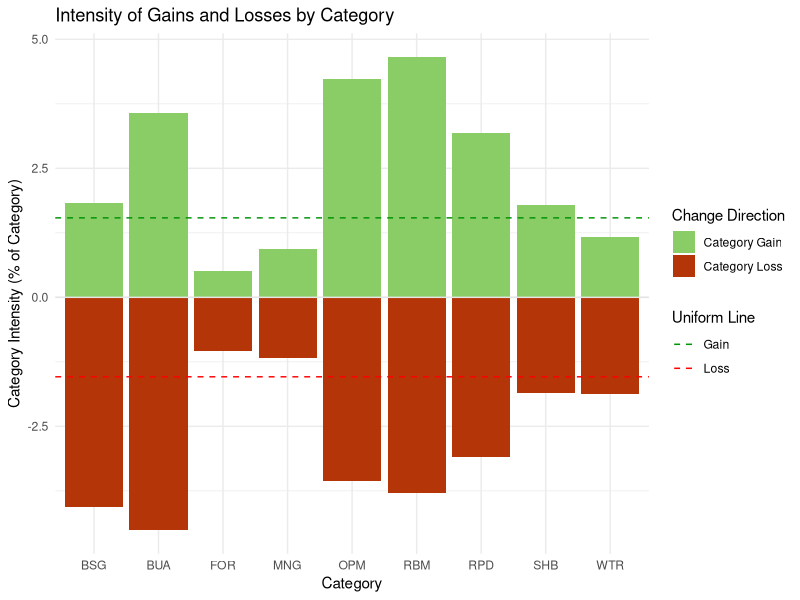
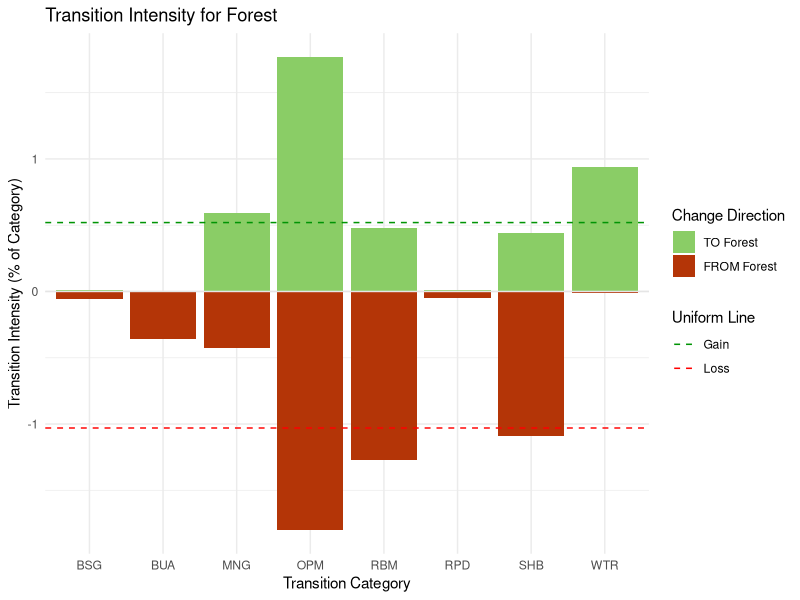
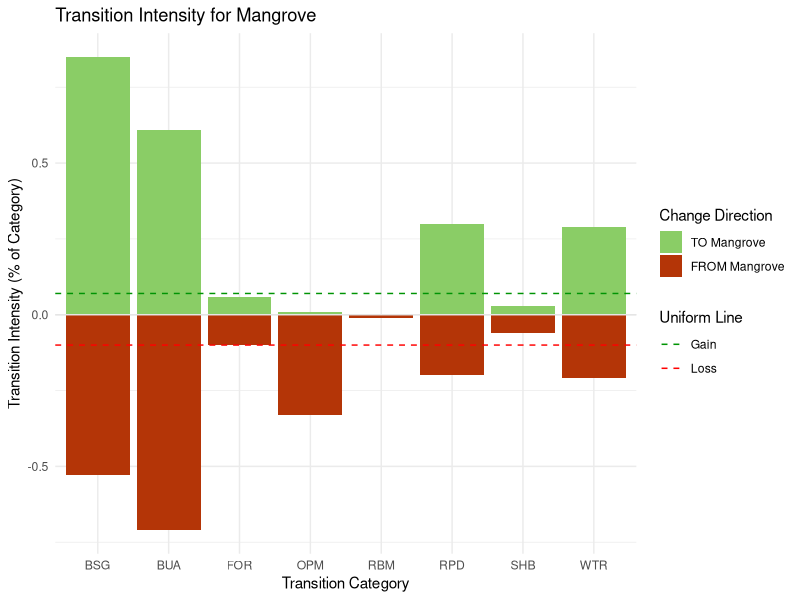
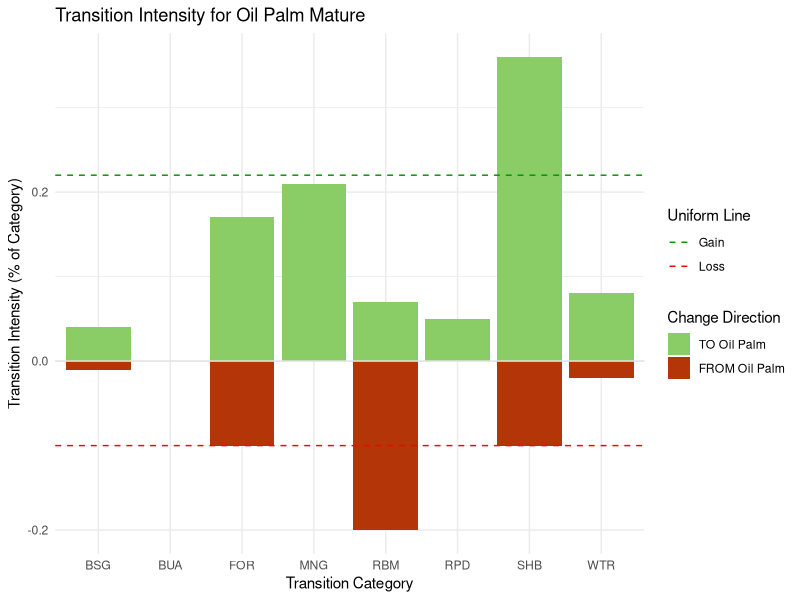
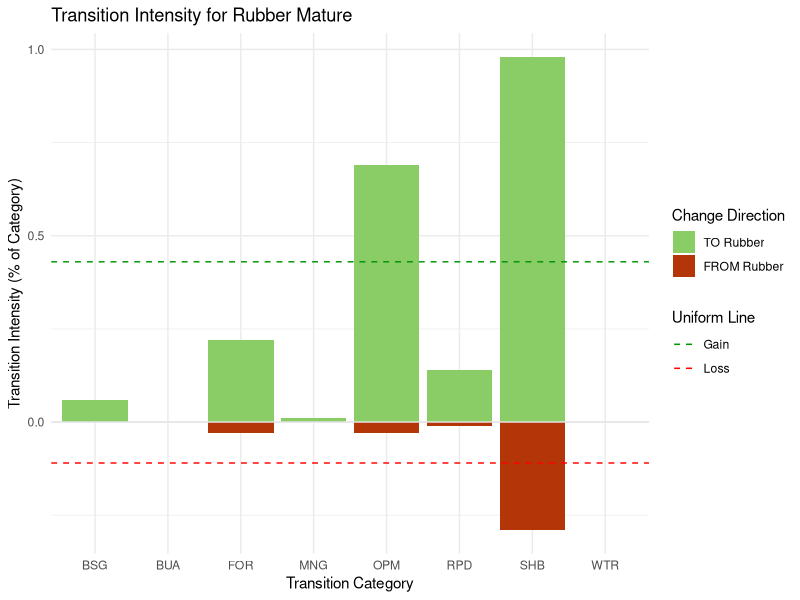
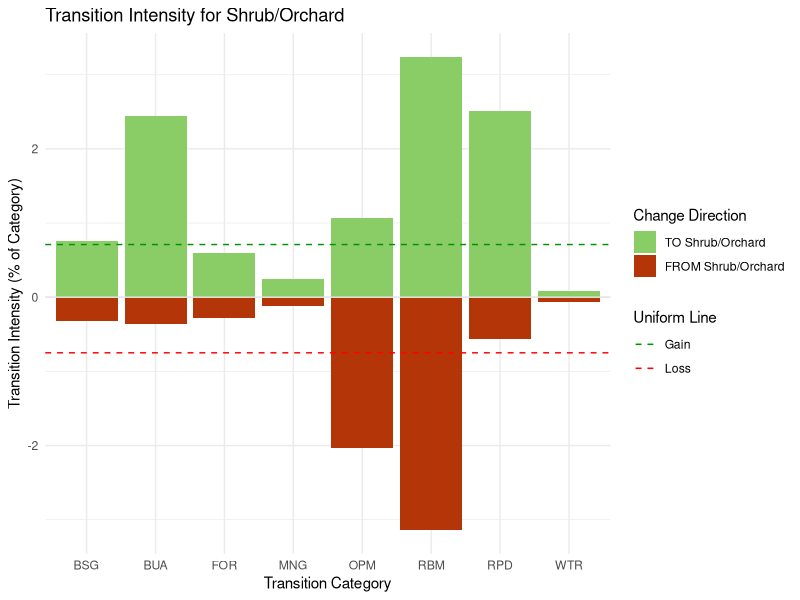
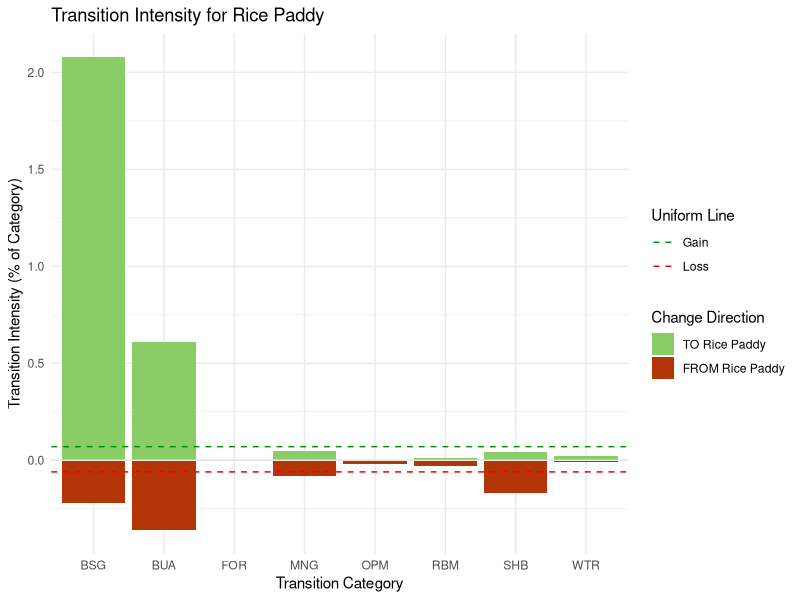
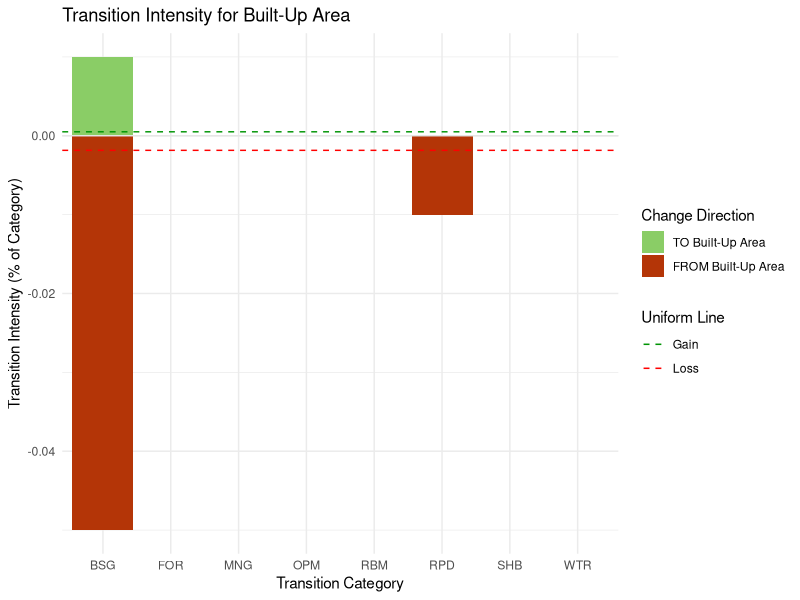

Write the R code that produced these figures, in order.
# This R script generates barlots using ggplot2 package to visualise the results of
# intensity analysis of changes between 9 land cover types derived from combined
# Landsat and L-band SAR data covering Tanintharyi, Myanmar. This script plots SetA
# values consisting of 1995 and 2015 data from Landsat-5 (7 bands, 5 indices) and
# JERS-1 or ALOS/PALSAR-2 (1 polarisation and 8 GLCM textures). Intensity analysis
# was calculated for the following domains: within Tanintharyi Division; and then
# within and outside protected areas, oil palm concessions, and permanent forest
# estates that are located in Tanintharyi.
#
# Land cover types include: forest (FOR); mangrove (MNG); oil palm mature (OPM);
# rubber mature (RBM); shrub/orchard (SHB); rice paddy (RPD); built-up area (BUA);
# bare soil/ground (BSG); and water (WTR).
#
# Script By:      Jose Don T De Alban
# Date Created:   25 Apr 2017
# Last Modified:  15 May 2017

# ---------------------------
# LOAD LIBRARIES AND DATA
# ---------------------------

# Set working directory
setwd("/Users/dondealban/Dropbox/Research/myanmar/intensity analysis/")

# Load the required R libraries
library(ggplot2)
library(plyr)
library(reshape2)

# Read data, define variables, and store data in variables

# Within Tanintharyi Division

# Category level
tniALL <- read.csv(file="Change_wTNI_SetA_1995_2015_ALL_CATEGORY.csv", header=TRUE, sep=",")

# Transition level
tniFOR <- read.csv(file="Change_wTNI_SetA_1995_2015_FOR.csv", header=TRUE, sep=",")
tniMNG <- read.csv(file="Change_wTNI_SetA_1995_2015_MNG.csv", header=TRUE, sep=",")
tniOPM <- read.csv(file="Change_wTNI_SetA_1995_2015_OPM.csv", header=TRUE, sep=",")
tniRBM <- read.csv(file="Change_wTNI_SetA_1995_2015_RBM.csv", header=TRUE, sep=",")
tniSHB <- read.csv(file="Change_wTNI_SetA_1995_2015_SHB.csv", header=TRUE, sep=",")
tniRPD <- read.csv(file="Change_wTNI_SetA_1995_2015_RPD.csv", header=TRUE, sep=",")
tniBUA <- read.csv(file="Change_wTNI_SetA_1995_2015_BUA.csv", header=TRUE, sep=",")
tniBSG <- read.csv(file="Change_wTNI_SetA_1995_2015_BSG.csv", header=TRUE, sep=",")
tniWTR <- read.csv(file="Change_wTNI_SetA_1995_2015_WTR.csv", header=TRUE, sep=",")


# ---------------------------
# MELT AND SUBSET DATA
# ---------------------------

# Within Tanintharyi Division

# Category Level
meltALL <- melt(tniALL, id.vars="Categories")
lossALL <- subset(meltALL, variable=="Loss.Intensity")
gainALL <- subset(meltALL, variable=="Gain.Intensity")

# Forest
mtFOR <- melt(tniFOR, id.vars="Category.Transitions")
frFOR <- subset(mtFOR, variable=="From.FOR")
toFOR <- subset(mtFOR, variable=="To.FOR")

# Mangrove
mtMNG <- melt(tniMNG, id.vars="Category.Transitions")
frMNG <- subset(mtMNG, variable=="From.MNG")
toMNG <- subset(mtMNG, variable=="To.MNG")

# Oil Palm Mature
mtOPM <- melt(tniOPM, id.vars="Category.Transitions")
frOPM <- subset(mtOPM, variable=="From.OPM")
toOPM <- subset(mtOPM, variable=="To.OPM")

# Rubber Mature
mtRBM <- melt(tniRBM, id.vars="Category.Transitions")
frRBM <- subset(mtRBM, variable=="From.RBM")
toRBM <- subset(mtRBM, variable=="To.RBM")

# Shrub/Orchard
mtSHB <- melt(tniSHB, id.vars="Category.Transitions")
frSHB <- subset(mtSHB, variable=="From.SHB")
toSHB <- subset(mtSHB, variable=="To.SHB")

# Rice Paddy
mtRPD <- melt(tniRPD, id.vars="Category.Transitions")
frRPD <- subset(mtRPD, variable=="From.RPD")
toRPD <- subset(mtRPD, variable=="To.RPD")

# Built-Up Area
mtBUA <- melt(tniBUA, id.vars="Category.Transitions")
frBUA <- subset(mtBUA, variable=="From.BUA")
toBUA <- subset(mtBUA, variable=="To.BUA")

# Bare Soil/Ground
mtBSG <- melt(tniBSG, id.vars="Category.Transitions")
frBSG <- subset(mtBSG, variable=="From.BSG")
toBSG <- subset(mtBSG, variable=="To.BSG")

# Water
mtWTR <- melt(tniWTR, id.vars="Category.Transitions")
frWTR <- subset(mtWTR, variable=="From.WTR")
toWTR <- subset(mtWTR, variable=="To.WTR")


# ---------------------------
# GENERATE PLOTS
# ---------------------------

# Generate category level intensity analysis barplots for each land cover type

# Within Tanintharyi Division

# Category Level
intALL <- ggplot() + geom_bar(data=gainALL, aes(x=Categories, y=value, fill="#8ACD66"),  stat="identity")
intALL <- intALL   + geom_bar(data=lossALL, aes(x=Categories, y=-value, fill="#B43507"), stat="identity")
intALL <- intALL   + geom_hline(yintercept=0, colour="grey90")
intALL <- intALL   + geom_hline(aes(yintercept=1.54, colour="#009404"), linetype="dashed") # TO uniform line
intALL <- intALL   + geom_hline(aes(yintercept=-1.54, colour="#FF0000"), linetype="dashed") # FROM uniform line
intALL <- intALL   + labs(title="Intensity of Gains and Losses by Category", x="Category", y="Category Intensity (% of Category)")
intALL <- intALL   + scale_fill_manual(values=c("#8ACD66", "#B43507"), name="Change Direction", labels = c("Category Gain", "Category Loss"))
intALL <- intALL   + scale_colour_manual(values=c("#009404", "#FF0000"), name="Uniform Line", labels = c("Gain", "Loss"))
intALL <- intALL   + theme_minimal()


# Generate transition level intensity analysis barplots for each land cover type

# Forest
intFOR <- ggplot() + geom_bar(data=toFOR, aes(x=Category.Transitions, y=value, fill="#8ACD66"),  stat="identity")
intFOR <- intFOR   + geom_bar(data=frFOR, aes(x=Category.Transitions, y=-value, fill="#B43507"), stat="identity")
intFOR <- intFOR   + geom_hline(yintercept=0, colour="grey90")
intFOR <- intFOR   + geom_hline(aes(yintercept=0.52, colour="#009404"), linetype="dashed") # TO uniform line
intFOR <- intFOR   + geom_hline(aes(yintercept=-1.03, colour="#FF0000"), linetype="dashed") # FROM uniform line
intFOR <- intFOR   + labs(title="Transition Intensity for Forest", x="Transition Category", y="Transition Intensity (% of Category)")
intFOR <- intFOR   + scale_fill_manual(values=c("#8ACD66", "#B43507"), name="Change Direction", labels = c("TO Forest", "FROM Forest"))
intFOR <- intFOR   + scale_colour_manual(values=c("#009404", "#FF0000"), name="Uniform Line", labels = c("Gain", "Loss"))
intFOR <- intFOR   + theme_minimal()

# Mangrove
intMNG <- ggplot() + geom_bar(data=toMNG, aes(x=Category.Transitions, y=value, fill="#8ACD66"),  stat="identity")
intMNG <- intMNG   + geom_bar(data=frMNG, aes(x=Category.Transitions, y=-value, fill="#B43507"), stat="identity")
intMNG <- intMNG   + geom_hline(yintercept=0, colour="grey90")
intMNG <- intMNG   + geom_hline(aes(yintercept=0.07, colour="#009404"), linetype="dashed") # TO uniform line
intMNG <- intMNG   + geom_hline(aes(yintercept=-0.10, colour="#FF0000"), linetype="dashed") # FROM uniform line
intMNG <- intMNG   + labs(title="Transition Intensity for Mangrove", x="Transition Category", y="Transition Intensity (% of Category)")
intMNG <- intMNG   + scale_fill_manual(values=c("#8ACD66", "#B43507"), name="Change Direction", labels = c("TO Mangrove", "FROM Mangrove"))
intMNG <- intMNG   + scale_colour_manual(values=c("#009404", "#FF0000"), name="Uniform Line", labels = c("Gain", "Loss"))
intMNG <- intMNG   + theme_minimal()

# Oil Palm Mature
intOPM <- ggplot() + geom_bar(data=toOPM, aes(x=Category.Transitions, y=value, fill="#8ACD66"),  stat="identity")
intOPM <- intOPM   + geom_bar(data=frOPM, aes(x=Category.Transitions, y=-value, fill="#B43507"), stat="identity")
intOPM <- intOPM   + geom_hline(yintercept=0, colour="grey90")
intOPM <- intOPM   + geom_hline(aes(yintercept=0.22, colour="#009404"), linetype="dashed") # TO uniform line
intOPM <- intOPM   + geom_hline(aes(yintercept=-0.10, colour="#FF0000"), linetype="dashed") # FROM uniform line
intOPM <- intOPM   + labs(title="Transition Intensity for Oil Palm Mature", x="Transition Category", y="Transition Intensity (% of Category)")
intOPM <- intOPM   + scale_fill_manual(values=c("#8ACD66", "#B43507"), name="Change Direction", labels = c("TO Oil Palm", "FROM Oil Palm"))
intOPM <- intOPM   + scale_colour_manual(values=c("#009404", "#FF0000"), name="Uniform Line", labels = c("Gain", "Loss"))
intOPM <- intOPM   + theme_minimal()

# Rubber Mature
intRBM <- ggplot() + geom_bar(data=toRBM, aes(x=Category.Transitions, y=value, fill="#8ACD66"),  stat="identity")
intRBM <- intRBM   + geom_bar(data=frRBM, aes(x=Category.Transitions, y=-value, fill="#B43507"), stat="identity")
intRBM <- intRBM   + geom_hline(yintercept=0, colour="grey90")
intRBM <- intRBM   + geom_hline(aes(yintercept=0.43, colour="#009404"), linetype="dashed") # TO uniform line
intRBM <- intRBM   + geom_hline(aes(yintercept=-0.11, colour="#FF0000"), linetype="dashed") # FROM uniform line
intRBM <- intRBM   + labs(title="Transition Intensity for Rubber Mature", x="Transition Category", y="Transition Intensity (% of Category)")
intRBM <- intRBM   + scale_fill_manual(values=c("#8ACD66", "#B43507"), name="Change Direction", labels = c("TO Rubber", "FROM Rubber"))
intRBM <- intRBM   + scale_colour_manual(values=c("#009404", "#FF0000"), name="Uniform Line", labels = c("Gain", "Loss"))
intRBM <- intRBM   + theme_minimal()

# Shrubs/Orchard
intSHB <- ggplot() + geom_bar(data=toSHB, aes(x=Category.Transitions, y=value, fill="#8ACD66"),  stat="identity")
intSHB <- intSHB   + geom_bar(data=frSHB, aes(x=Category.Transitions, y=-value, fill="#B43507"), stat="identity")
intSHB <- intSHB   + geom_hline(yintercept=0, colour="grey90")
intSHB <- intSHB   + geom_hline(aes(yintercept=0.71, colour="#009404"), linetype="dashed") # TO uniform line
intSHB <- intSHB   + geom_hline(aes(yintercept=-0.75, colour="#FF0000"), linetype="dashed") # FROM uniform line
intSHB <- intSHB   + labs(title="Transition Intensity for Shrub/Orchard", x="Transition Category", y="Transition Intensity (% of Category)")
intSHB <- intSHB   + scale_fill_manual(values=c("#8ACD66", "#B43507"), name="Change Direction", labels = c("TO Shrub/Orchard", "FROM Shrub/Orchard"))
intSHB <- intSHB   + scale_colour_manual(values=c("#009404", "#FF0000"), name="Uniform Line", labels = c("Gain", "Loss"))
intSHB <- intSHB   + theme_minimal()

# Rice Paddy
intRPD <- ggplot() + geom_bar(data=toRPD, aes(x=Category.Transitions, y=value, fill="#8ACD66"),  stat="identity")
intRPD <- intRPD   + geom_bar(data=frRPD, aes(x=Category.Transitions, y=-value, fill="#B43507"), stat="identity")
intRPD <- intRPD   + geom_hline(yintercept=0, colour="grey90")
intRPD <- intRPD   + geom_hline(aes(yintercept=0.07, colour="#009404"), linetype="dashed") # TO uniform line
intRPD <- intRPD   + geom_hline(aes(yintercept=-0.06, colour="#FF0000"), linetype="dashed") # FROM uniform line
intRPD <- intRPD   + labs(title="Transition Intensity for Rice Paddy", x="Transition Category", y="Transition Intensity (% of Category)")
intRPD <- intRPD   + scale_fill_manual(values=c("#8ACD66", "#B43507"), name="Change Direction", labels = c("TO Rice Paddy", "FROM Rice Paddy"))
intRPD <- intRPD   + scale_colour_manual(values=c("#009404", "#FF0000"), name="Uniform Line", labels = c("Gain", "Loss"))
intRPD <- intRPD   + theme_minimal()

# Built-Up Area
intBUA <- ggplot() + geom_bar(data=toBUA, aes(x=Category.Transitions, y=value, fill="#8ACD66"),  stat="identity")
intBUA <- intBUA   + geom_bar(data=frBUA, aes(x=Category.Transitions, y=-value, fill="#B43507"), stat="identity")
intBUA <- intBUA   + geom_hline(yintercept=0, colour="grey90")
intBUA <- intBUA   + geom_hline(aes(yintercept=0.0005, colour="#009404"), linetype="dashed") # TO uniform line
intBUA <- intBUA   + geom_hline(aes(yintercept=-0.00185, colour="#FF0000"), linetype="dashed") # FROM uniform line
intBUA <- intBUA   + labs(title="Transition Intensity for Built-Up Area", x="Transition Category", y="Transition Intensity (% of Category)")
intBUA <- intBUA   + scale_fill_manual(values=c("#8ACD66", "#B43507"), name="Change Direction", labels = c("TO Built-Up Area", "FROM Built-Up Area"))
intBUA <- intBUA   + scale_colour_manual(values=c("#009404", "#FF0000"), name="Uniform Line", labels = c("Gain", "Loss"))
intBUA <- intBUA   + theme_minimal()

# Bare Soil/Ground
intBSG <- ggplot() + geom_bar(data=toBSG, aes(x=Category.Transitions, y=value, fill="#8ACD66"),  stat="identity")
intBSG <- intBSG   + geom_bar(data=frBSG, aes(x=Category.Transitions, y=-value, fill="#B43507"), stat="identity")
intBSG <- intBSG   + geom_hline(yintercept=0, colour="grey90")
intBSG <- intBSG   + geom_hline(aes(yintercept=0.01, colour="#009404"), linetype="dashed") # TO uniform line
intBSG <- intBSG   + geom_hline(aes(yintercept=-0.09, colour="#FF0000"), linetype="dashed") # FROM uniform line
intBSG <- intBSG   + labs(title="Transition Intensity for Bare Soil/Ground", x="Transition Category", y="Transition Intensity (% of Category)")
intBSG <- intBSG   + scale_fill_manual(values=c("#8ACD66", "#B43507"), name="Change Direction", labels = c("TO Bare Soil/Ground", "FROM Bare Soil/Ground"))
intBSG <- intBSG   + scale_colour_manual(values=c("#009404", "#FF0000"), name="Uniform Line", labels = c("Gain", "Loss"))
intBSG <- intBSG   + theme_minimal()

# Water
intWTR <- ggplot() + geom_bar(data=toWTR, aes(x=Category.Transitions, y=value, fill="#8ACD66"),  stat="identity")
intWTR <- intWTR   + geom_bar(data=frWTR, aes(x=Category.Transitions, y=-value, fill="#B43507"), stat="identity")
intWTR <- intWTR   + geom_hline(yintercept=0, colour="grey90")
intWTR <- intWTR   + geom_hline(aes(yintercept=0.01, colour="#009404"), linetype="dashed") # TO uniform line
intWTR <- intWTR   + geom_hline(aes(yintercept=-0.02, colour="#FF0000"), linetype="dashed") # FROM uniform line
intWTR <- intWTR   + labs(title="Transition Intensity for Water", x="Transition Category", y="Transition Intensity (% of Category)")
intWTR <- intWTR   + scale_fill_manual(values=c("#8ACD66", "#B43507"), name="Change Direction", labels = c("TO Water", "FROM Water"))
intWTR <- intWTR   + scale_colour_manual(values=c("#009404", "#FF0000"), name="Uniform Line", labels = c("Gain", "Loss"))
intWTR <- intWTR   + theme_minimal()


# ---------------------------
# OUTPUT PLOTS
# ---------------------------

# Output boxplots to a PNG file
ggsave(intALL, file="IntensityAnalysis-wTNI-ALL.pdf", width=19.89, height=15, units="cm", dpi=300)
ggsave(intFOR, file="IntensityAnalysis-wTNI-FOR.pdf", width=19.89, height=15, units="cm", dpi=300)
ggsave(intMNG, file="IntensityAnalysis-wTNI-MNG.pdf", width=19.89, height=15, units="cm", dpi=300)
ggsave(intOPM, file="IntensityAnalysis-wTNI-OPM.pdf", width=19.89, height=15, units="cm", dpi=300)
ggsave(intRBM, file="IntensityAnalysis-wTNI-RBM.pdf", width=19.89, height=15, units="cm", dpi=300)
ggsave(intSHB, file="IntensityAnalysis-wTNI-SHB.pdf", width=19.89, height=15, units="cm", dpi=300)
ggsave(intRPD, file="IntensityAnalysis-wTNI-RPD.pdf", width=19.89, height=15, units="cm", dpi=300)
ggsave(intBUA, file="IntensityAnalysis-wTNI-BUA.pdf", width=19.89, height=15, units="cm", dpi=300)
ggsave(intBSG, file="IntensityAnalysis-wTNI-BSG.pdf", width=19.89, height=15, units="cm", dpi=300)
ggsave(intWTR, file="IntensityAnalysis-wTNI-WTR.pdf", width=19.89, height=15, units="cm", dpi=300)

